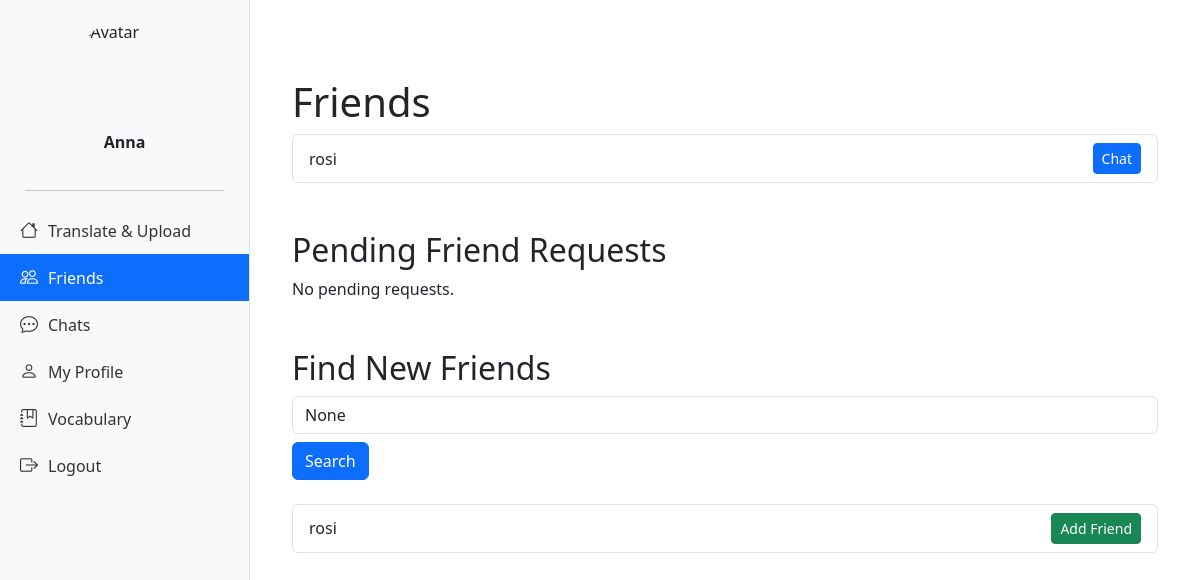
/friends (signed in), run on an earlier commit of the app's database.
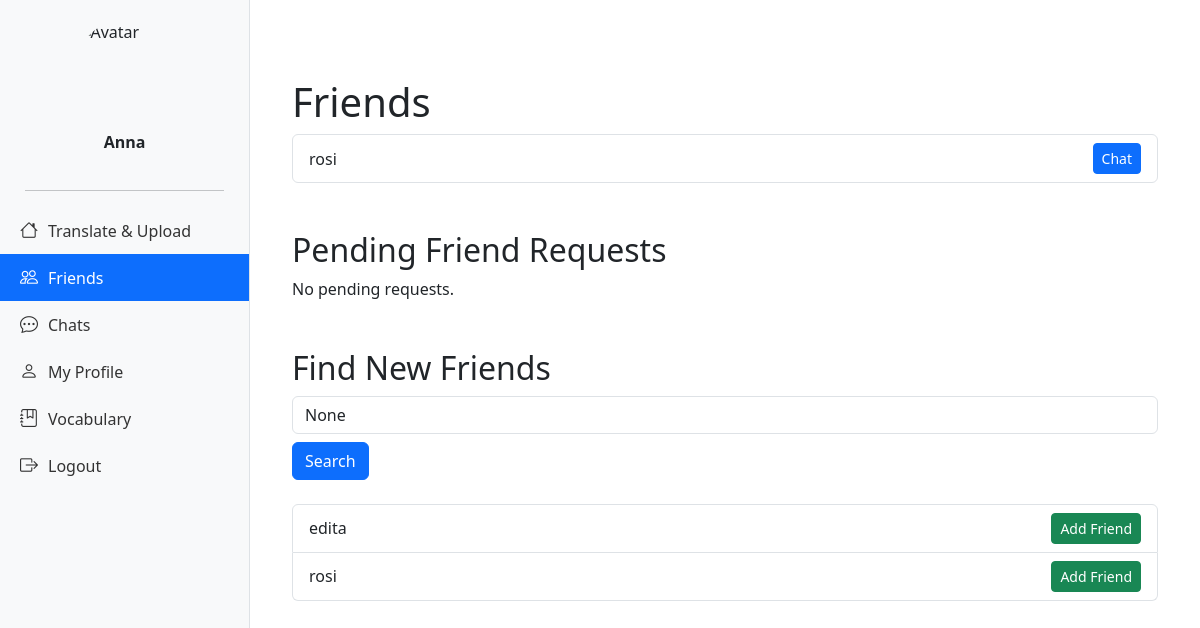
And on a later commit of the database.
### tables this page shows
CREATE TABLE users (
    id INTEGER PRIMARY KEY AUTOINCREMENT,
    username TEXT UNIQUE NOT NULL,
    password TEXT NOT NULL,
    avatar TEXT,
    about_me TEXT
);

### app.py (the view)
@app.route('/friends', methods=['GET', 'POST'])
def friends():
    if 'user_id' not in session:
        return redirect(url_for('login'))
    user_id = session['user_id']
    conn = get_db()
    cursor = conn.cursor()
    search_query = request.args.get('search')
    cursor.execute('''
        SELECT u.id, u.username FROM users u
        JOIN friendships f ON (f.friend_id = u.id OR f.user_id = u.id)
        WHERE (f.user_id = ? OR f.friend_id = ?) AND f.status = 'accepted' AND u.id != ?
    ''', (user_id, user_id, user_id))
    friends = cursor.fetchall()
    cursor.execute('''
        SELECT f.id, u.username FROM friendships f
        JOIN users u ON f.user_id = u.id
        WHERE f.friend_id = ? AND f.status = 'pending'
    ''', (user_id,))
    requests = cursor.fetchall()
    if search_query:
        cursor.execute('''
            SELECT id, username FROM users
            WHERE id != ? AND username LIKE ?
        ''', (user_id, f'%{search_query}%'))
    else:
        cursor.execute('''
            SELECT id, username FROM users
            WHERE id != ?
        ''', (user_id,))
    all_users = cursor.fetchall()
    conn.close()
    return render_template('friends.html',
                           friends=friends,
                           requests=requests,
                           all_users=all_users,
                           search_query=search_query)

### app.py (called while the page is built)
def get_db():
    db = getattr(g, '_database', None)
    if db is None:
        db = g._database = sqlite3.connect(DATABASE)
    return db

### templates/friends.html (shortened to what this page needs)
{% extends 'base.html' %}
{% block content %}
<div class="container mt-5">
    <h1>Friends</h1>
    {% if friends %}
    <ul class="list-group mb-4">
        {% for friend in friends %}
        <li class="list-group-item d-flex justify-content-between align-items-center">
            {{ friend[1] }}
            <a href="{{ url_for('chat', friend_id=friend[0]) }}" class="btn btn-primary btn-sm">Chat</a>
        </li>
        {% endfor %}
    </ul>
    {% else %}
    <p>No friends yet.</p>
    {% endif %}
    <h2 class="mt-5">Pending Friend Requests</h2>
    {% if requests %}
    <ul class="list-group mb-4">
        {% for request in requests %}
        <li class="list-group-item d-flex justify-content-between align-items-center">
            {{ request[1] }}
            <div>
                <a href="{{ url_for('accept_friend', friendship_id=request[0]) }}" class="btn btn-success btn-sm">Accept</a>
                <a href="{{ url_for('reject_friend', friendship_id=request[0]) }}" class="btn btn-danger btn-sm">Reject</a>
            </div>
        </li>
        {% endfor %}
    </ul>
    {% else %}
    <p>No pending requests.</p>
    {% endif %}
    <h2 class="mt-5">Find New Friends</h2>
    <form method="get" action="{{ url_for('friends') }}" class="mb-4">
        <input type="text" name="search" class="form-control" placeholder="Search users..." value="{{ search_query }}">
        <button type="submit" class="btn btn-primary mt-2">Search</button>
    </form>
    {% if all_users %}
    <ul class="list-group">
        {% for user in all_users %}
        <li class="list-group-item d-flex justify-content-between align-items-center">
            {{ user[1] }}
            <a href="{{ url_for('add_friend', friend_id=user[0]) }}" class="btn btn-success btn-sm">Add Friend</a>
        </li>
        {% endfor %}
    </ul>
    {% else %}
    <p>No users found.</p>
    {% endif %}
</div>
{% endblock %}

What changed in the data, as far as the page shows it:
added users: username "edita", shown under "Find New Friends"
